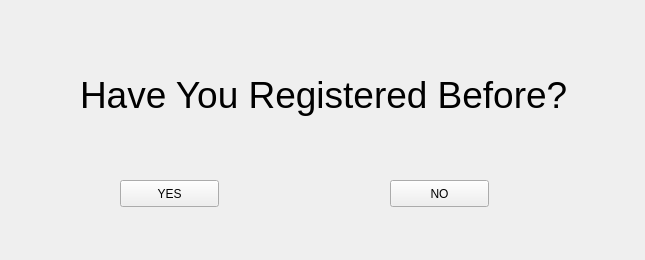
<?xml version="1.0" encoding="UTF-8"?>
<ui version="4.0">
 <class>MainWindow</class>
 <widget class="QWidget" name="MainWindow">
  <property name="geometry">
   <rect>
    <x>0</x>
    <y>0</y>
    <width>645</width>
    <height>260</height>
   </rect>
  </property>
  <property name="windowTitle">
   <string>Form</string>
  </property>
  <widget class="QPushButton" name="pushButton">
   <property name="geometry">
    <rect>
     <x>120</x>
     <y>180</y>
     <width>99</width>
     <height>27</height>
    </rect>
   </property>
   <property name="text">
    <string>YES</string>
   </property>
  </widget>
  <widget class="QPushButton" name="pushButton_2">
   <property name="geometry">
    <rect>
     <x>390</x>
     <y>180</y>
     <width>99</width>
     <height>27</height>
    </rect>
   </property>
   <property name="text">
    <string>NO</string>
   </property>
  </widget>
  <widget class="QLabel" name="label">
   <property name="geometry">
    <rect>
     <x>80</x>
     <y>60</y>
     <width>511</width>
     <height>71</height>
    </rect>
   </property>
   <property name="text">
    <string>&lt;html&gt;&lt;head/&gt;&lt;body&gt;&lt;p&gt;&lt;span style=&quot; font-size:28pt;&quot;&gt; Have You Registered Before?&lt;/span&gt;&lt;/p&gt;&lt;/body&gt;&lt;/html&gt;</string>
   </property>
  </widget>
 </widget>
 <resources/>
 <connections/>
</ui>
